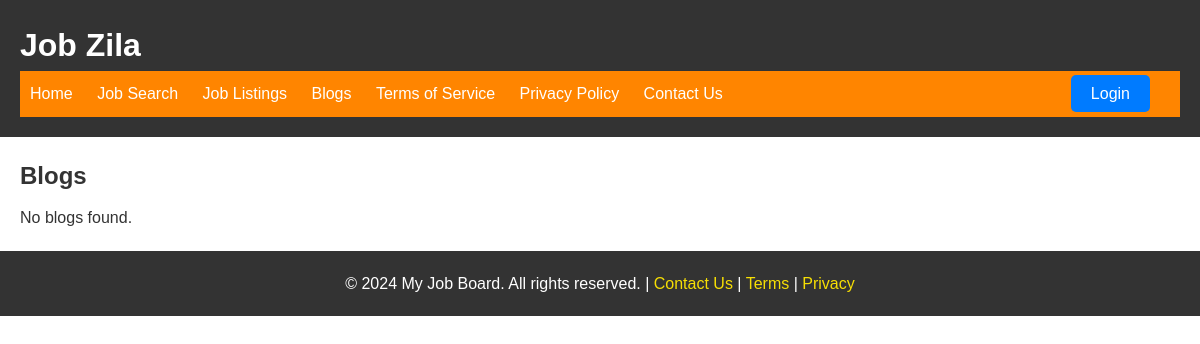
The app's page /blogs/, older data.
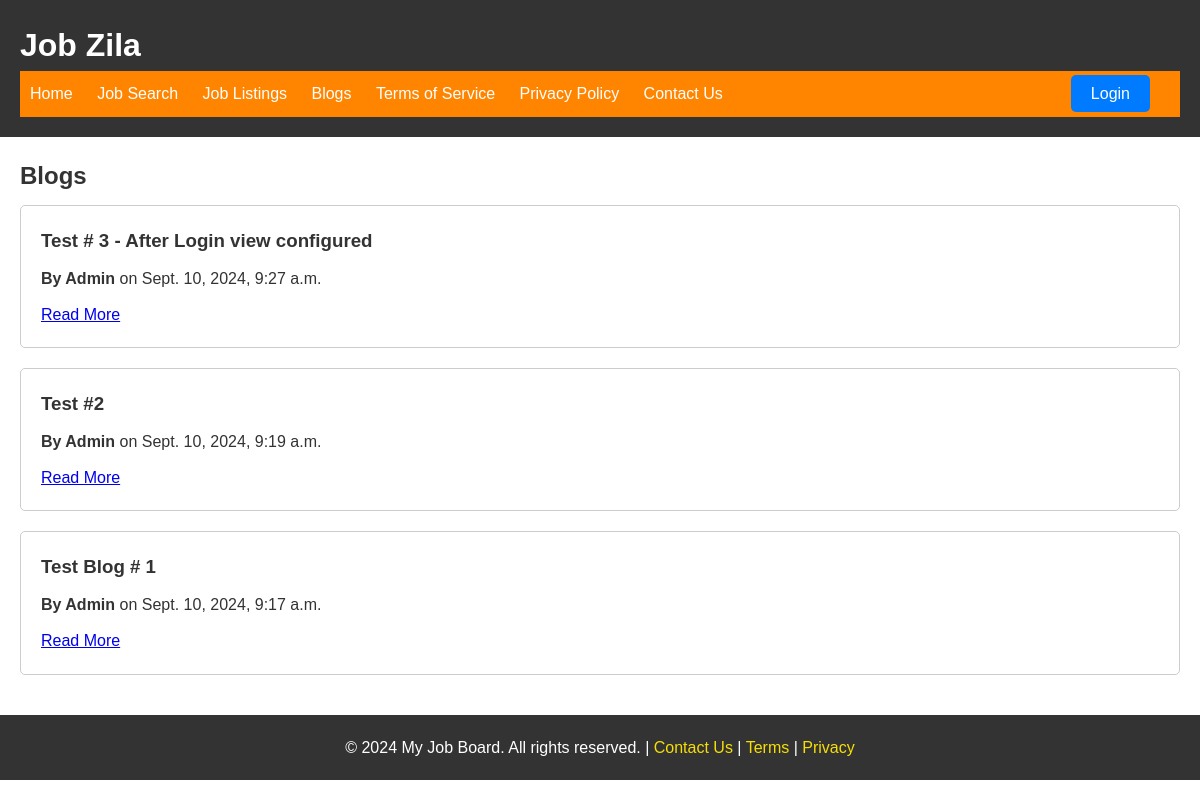
The same page, newer data.
### home/models.py (models this page shows, shortened)
class Blog(models.Model):
    title = models.CharField(max_length=200)
    content = models.TextField()
    author = models.ForeignKey(User, on_delete=models.CASCADE)
    created_at = models.DateTimeField(auto_now_add=True)

### home/views.py (the view)
# urls.py: path('blogs/', views.blog_list, name='blog_list'),
def blog_list(request):
    blogs = Blog.objects.all().order_by('-created_at')
    return render(request, 'home/blog_list.html', {'blogs': blogs})

### home/templates/home/blog_list.html (shortened to what this page needs)
{% extends 'home/master.html' %}
{% block extra_head %}
{% load static %}
{% endblock %}
{% block content %}
<main>
<section id="blog-listings" class="container">
  <h2>Blogs</h2>
  <div id="blog-listings-container">
    {% for blog in blogs %}
      <div class="blog-listing">
        <h3>{{ blog.title }}</h3>
        <p><strong>By {{ blog.author }}</strong> on {{ blog.created_at }}</p>
        <a href="{% url 'blog_detail' blog.id %}">Read More</a>
      </div>
    {% empty %}
      <p>No blogs found.</p>
    {% endfor %}
  </div>
</section>
</main>
{% endblock %}

### home/templates/home/master.html (shortened to what this page needs)
<!DOCTYPE html>
<html lang="en">
  <head>
    {% load static %}
    <link rel="stylesheet" href="{% static 'css/style.css' %}">
  </head>
  <body>
    <header>
      <h1>Job Zila</h1>
      <nav>
        <ul>
          <li><a href="{% url 'homepage' %}">Home</a></li>
          <li><a href="{% url 'job_search' %}">Job Search</a></li>
          <li><a href="{% url 'job_listings'%}">Job Listings</a></li>
          <li><a href="{% url 'blog_list' %}">Blogs</a></li>
          <li><a href="{% url 'terms'%}">Terms of Service</a></li>
          <li><a href="{% url 'privacy'%}">Privacy Policy</a></li>
          <li><a href="{% url 'contact_us' %}">Contact Us</a></li>
        </ul>
        <ul class="navbar-right">
          {% if user.is_authenticated %}
          <li>
            <form method="POST" action="{% url 'logout' %}" style="display: inline;">
              {% csrf_token %}
              <button type="submit" style="background: none; border: 1px; color: #fff; cursor: pointer;">
                Logout
              </button>
            </form>
          </li>
          {% else %}
            <li><a href="{% url 'login' %}">Login</a></li>
          {% endif %}
        </ul>
      </nav>
    </header>
    <main>
      {% block content %}{% endblock %}
    </main>
    <footer>
      <p>
        &copy; 2024 My Job Board. All rights reserved. |
        <a href="{% url 'contact_us' %}">Contact Us</a> |
        <a href="{% url 'terms'%}">Terms</a> |
        <a href="{% url 'privacy'%}">Privacy</a>
      </p>
    </footer>
  </body>
</html>

### static/css/style.css (style rules this page uses)
* { margin: 0; padding: 0; }
body { font-family: Arial, sans-serif; font-size: 16px; line-height: 1.6; color: #333; }
header { background-color: #333; color: #fff; padding: 20px; }
header h1 { margin: 0; }
nav { background-color: #ff8500; color: #fff; padding: 10px; display: flex !important; justify-content: space-between; align-items: center; }
nav ul { list-style: none; }
nav ul li { display: inline; margin-right: 20px; }
nav ul li a { color: white; text-decoration: none; }
.navbar-right { margin-left: auto !important; }
.navbar-right li { display: inline !important; }
.navbar-right a { color: #fff !important; text-decoration: none !important; text-size: 10px; padding: 10px 20px !important; background-color: #007bff !important; border-radius: 5px !important; }
footer { background-color: #333; color: #fff; text-align: center; padding: 20px; }
footer p a { color: #f7df04; text-decoration: none; }
#blog-listings { padding: 20px; }
#blog-listings h2 { margin-bottom: 10px; }
.blog-listing { margin-bottom: 20px; border: 1px solid #ccc; border-radius: 5px; padding: 20px; }
.blog-listing h3 { margin-bottom: 10px; }
.blog-listing p { margin-bottom: 10px; }

Row changes from the older to the newer data that the page shows:
added Blog: title "Test # 3 - After Login view configured", author "Admin", created_at "Sept. 10, 2024, 9:27 a.m."
added Blog: title "Test #2", author "Admin", created_at "Sept. 10, 2024, 9:19 a.m."
added Blog: title "Test Blog # 1", author "Admin", created_at "Sept. 10, 2024, 9:17 a.m."
Text that changed along with them:
text no longer shown: "No blogs found."
